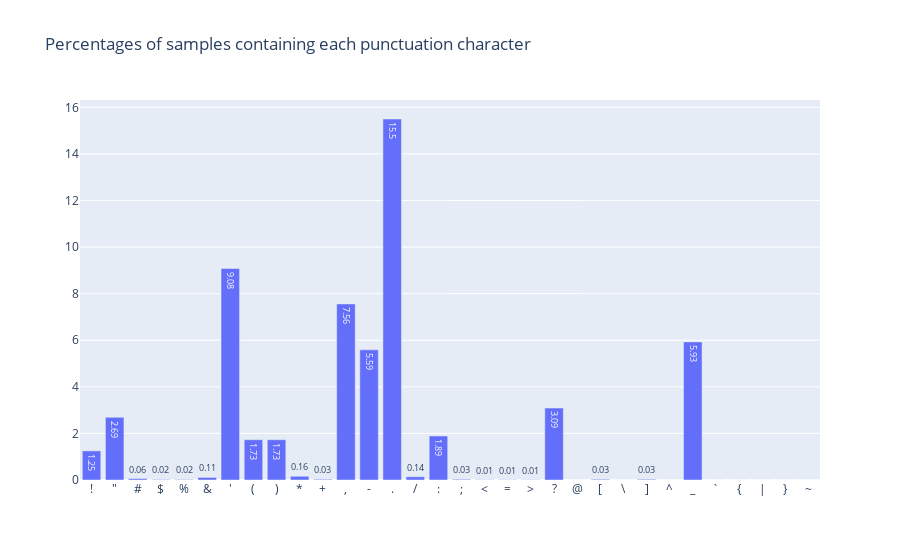

The notebook cell saved with this chart:
### Code cell
labels = list(punc_freq.keys())
values = list(punc_freq.values())
fig = go.Figure(data=[go.Bar(
                    x=labels, 
                    y=values,
                    text=values,
                    textposition='auto',
                            )
                     ]
               )
fig.update_layout(title_text='Percentages of samples containing each punctuation character')
fig.show()

### Figure 1 — Plotly figure (JSON) as saved in the notebook; plotly's stock layout.template omitted (floating-point values rounded to 4 significant figures)
{"data": [{"text": ["1.25", "2.69", "0.06", "0.02", "0.02", "0.11", "9.08", "1.73", "1.73", "0.16", "0.03", "7.56", "5.59", "15.5", "0.14", "1.89", "0.03", "0.01", "0.01", "0.01", "3.09", "0.0", "0.03", "0.0", "0.03", "0.0", "5.93", "0.0", "0.0", "0.0", "0.0", "0.0"], "textposition": "auto", "type": "bar", "x": ["!", "\"", "#", "$", "%", "&", "'", "(", ")", "*", "+", ",", "-", ".", "/", ":", ";", "<", "=", ">", "?", "@", "[", "\\", "]", "^", "_", "`", "{", "|", "}", "~"], "y": [1.25, 2.69, 0.06, 0.02, 0.02, 0.11, 9.08, 1.73, 1.73, 0.16, 0.03, 7.56, 5.59, 15.5, 0.14, 1.89, 0.03, 0.01, 0.01, 0.01, 3.09, 0, 0.03, 0, 0.03, 0, 5.93, 0, 0, 0, 0, 0]}], "layout": {"title": {"text": "Percentages of samples containing each punctuation character"}}}
